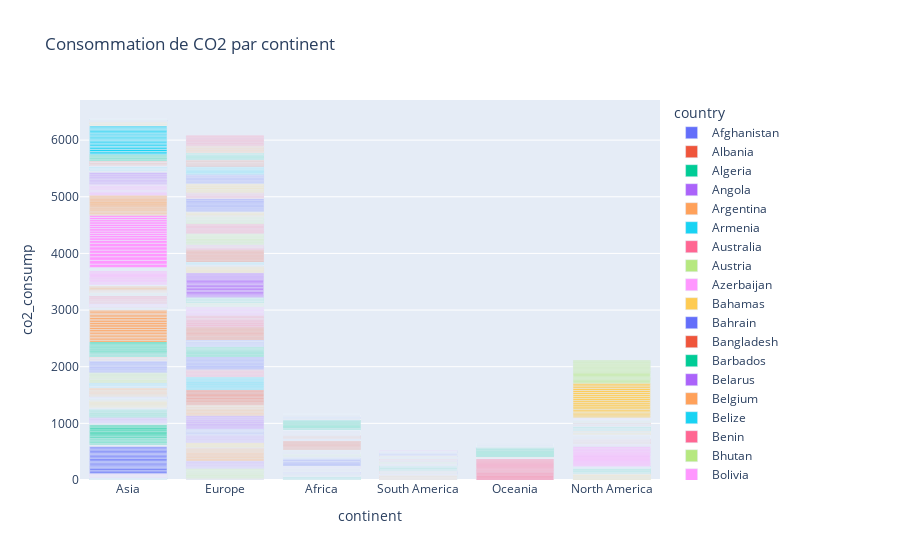

The code cell stored with this chart in its notebook:
### Code cell
# graphique en barre de la consommation de CO2 par continent
fig = px.bar(df, x = 'continent', y = 'co2_consump', color = 'country', title = 'Consommation de CO2 par continent')
fig.show()
